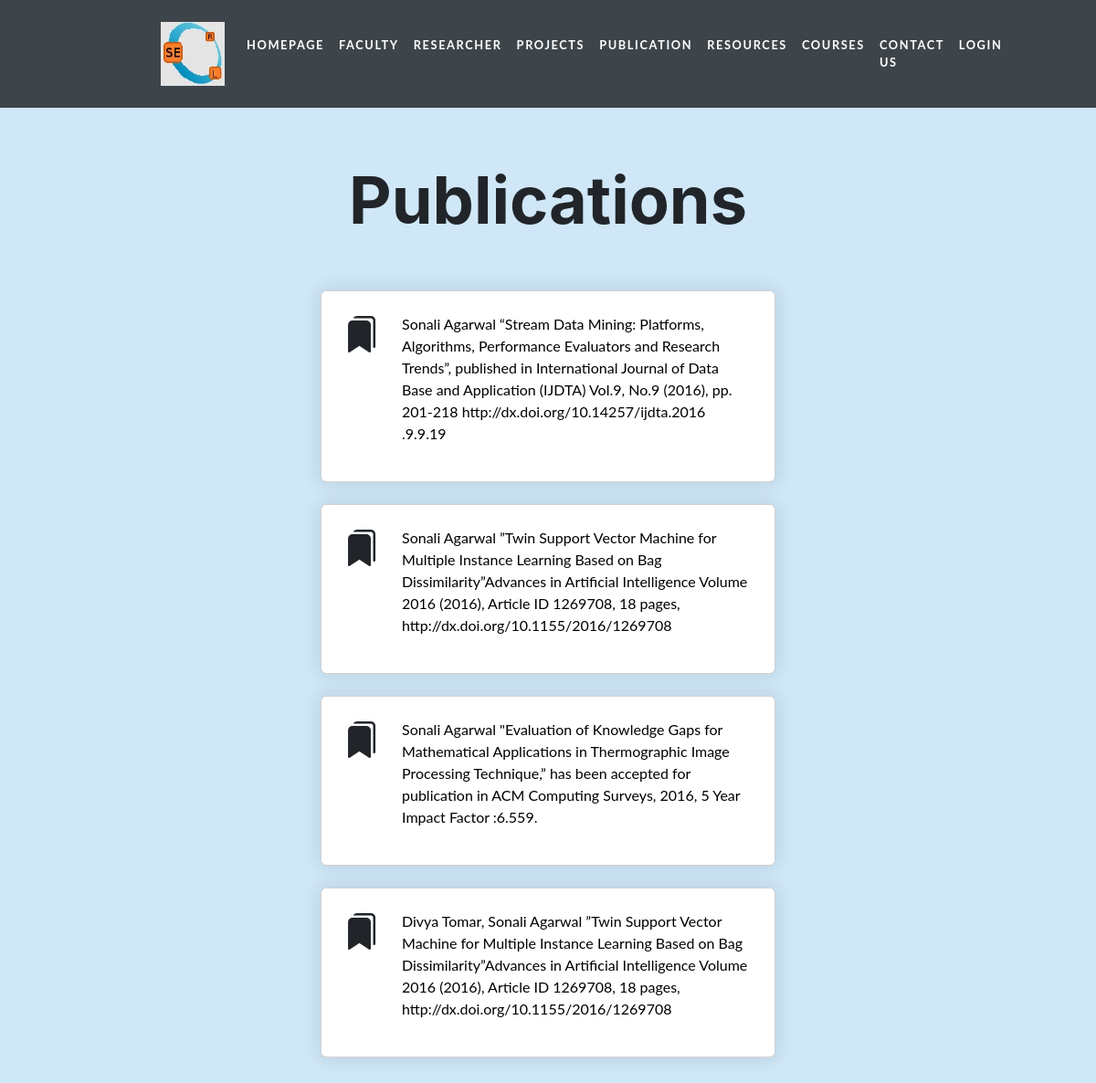
Screenshot of /frontPublication.php with the database file from the repository.
### tables this page shows
CREATE TABLE `publication` (
  `publicationID` varchar(20) NOT NULL,
  `link` varchar(200) NOT NULL,
  `publicationName` varchar(500) NOT NULL
);

### frontPublication.php (the view, shortened to what this page needs)
<?php
    $conn=mysqli_connect('localhost','root','','serl') or die("Connection failed" .mysqli_connect_error());
    $query="SELECT * FROM publication";
    $result=mysqli_query($conn,$query);
?>
<!DOCTYPE html>
<html lang="en">
<head>
        <link href="https://cdn.jsdelivr.net/npm/bootstrap-icons@1.4.1/font/bootstrap-icons.css" rel="stylesheet" />
        <link rel="stylesheet" href="https://cdnjs.cloudflare.com/ajax/libs/font-awesome/4.7.0/css/font-awesome.min.css">
        <link href="styles1.css" rel="stylesheet" />
</head>
<body style="display:flex;flex-direction:column;height:100vh;">
        <nav class="navbar navbar-expand-lg navbar-dark navbar-custom fixed-top">
            <div class="container px-5">
                <a class="navbar-brand" href="#page-top"><img src="serl.jpg" alt="logo" height="70rem" width="70rem"></a>
                <div class="collapse navbar-collapse" id="navbarResponsive">
                    <ul class="navbar-nav ms-auto">
                        <li class="nav-item"><a class="nav-link" href="index.php">HOMEPAGE</a></li>
                        <li class="nav-item"><a class="nav-link" href="frontFaculty.php">FACULTY</a></li>
                        <li class="nav-item"><a class="nav-link" href="frontResearcher.php">RESEARCHER</a></li>
                        <li class="nav-item"><a class="nav-link" href="frontProject.php">PROJECTS</a></li>
                        <li class="nav-item"><a class="nav-link" href="frontPublication.php">PUBLICATION</a></li>
                        <li class="nav-item"><a class="nav-link" href="resources.php">RESOURCES</a></li>
                        <li class="nav-item"><a class="nav-link" href="Courses.php">COURSES</a></li>
                        <li class="nav-item"><a class="nav-link" href="contact.php">CONTACT US</a></li>
                        <li class="nav-item"><a class="nav-link" href="login.html">LOGIN</a></li>
                    </ul>
                </div>
            </div>
        </nav>
    <section class="py-5 border-bottom" style="background: rgb(207,231,247);
            background: radial-gradient(circle, rgba(207,231,247,1) 0%, rgba(207,231,247,1) 100%); height:max-height;">
            <div class="container px-5 my-5 px-5">
                <div class="row gx-5 justify-content-center">
                    <div class="col-lg-6" style="padding-top:2rem; margin-top:6rem;">
                        <h2 class="display-2 fw-bolder" style="text-align:center;">Publications</h2>
                        <br>
                        <br>
                        <table style="width:100%">
                            <?php
                                while($row=mysqli_fetch_assoc($result)){
                                ?>
                                <div class="card mb-4">
                                            <div class="card-body p-4">
                                                <div class="d-flex">
                                                    <div class="flex-shrink-0"><h1><i class="bi bi-bookmarks-fill"></i></h1></div>
                                                    <div class="ms-4">
                                                        <a style="text-decoration:none; color:black;" href="<?php echo $row['link']?>">
                                                            <p><?php echo $row['publicationName'];?></p>
                                                    </a>
                                                    </div>
                                                    </div>
                                                </div>
                                            </div>
                                </div>
                                <?php
                                }
                            ?>
        </section><br><br><br><br><br><br><br>
    </body>
</html>

### frontPublication.php (style rules this page uses)
.card { box-shadow: 0 0 20px 2px rgba(0,0,0,.1); transition:0.7s; }

### rows the page displays
publication: publicationName "Sonali Agarwal “Stream Data Mining: Platforms, Algorithms, Performance Evaluators and Research Trends”, published in International Journal of Data Base and Application (IJDTA) Vol.9, No.9 (2016), pp. 201-218 http://dx.doi.org/10.14257/ijdta.2016 .9.9.19"
publication: publicationName "Sonali Agarwal ”Twin Support Vector Machine for Multiple Instance Learning Based on Bag Dissimilarity”Advances in Artificial Intelligence Volume 2016 (2016), Article ID 1269708, 18 pages, http://dx.doi.org/10.1155/2016/1269708"
publication: publicationName "Sonali Agarwal \"Evaluation of Knowledge Gaps for Mathematical Applications in Thermographic Image Processing Technique,” has been accepted for publication in ACM Computing Surveys, 2016, 5 Year Impact Factor :6.559."
publication: publicationName "Divya Tomar, Sonali Agarwal ”Twin Support Vector Machine for Multiple Instance Learning Based on Bag Dissimilarity”Advances in Artificial Intelligence Volume 2016 (2016), Article ID 1269708, 18 pages, http://dx.doi.org/10.1155/2016/1269708"
